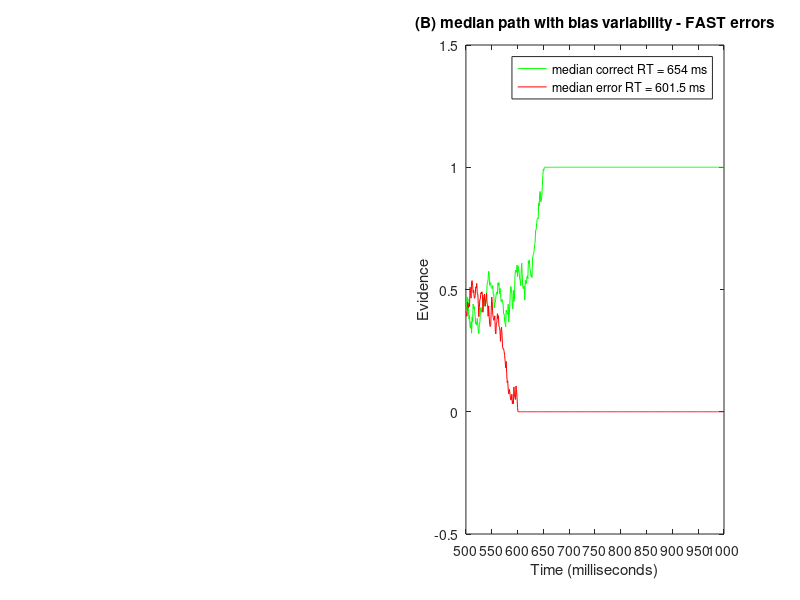

Recreate this plot in MATLAB.
%%% Assignment3 Zhibin

% Variation in beta
clear;clc;

%fix step size
dt = 0.001;
%parameter 
ndt = 0.5; %NON-DECISION TIME
mu = 0.5;  %BY CONVENTION MU MUST BE POSITIVE 
sd = 1;   %THIS IS VARIABILITY WITHIN THE WALK.  KEEP FIXED AT 1. 
nsteps = 2500; %MAX LENGTH OF WALK.  INCREASE TILL WARNING GOES AWAY
ntrials = 500; %NUMBER OF RUNS
criterion=1;


%set random number seed 
rng(19680104);


% Bias=rand(1,ntrials); % random distribution
% Bias=0.5+0.5*(0.5-Bias); % Set Mu between 0.25 to 0.75
% hist(Bias); % examine the distribution of Mu

% Bias=normrnd(0.5*dt,2*sqrt(dt),[1, ntrials]);% normal distribution
% Bias=0.5+Bias;
% hist(Bias); % examine the distribution of Mu

Bias=linspace(0.1,0.9,ntrials); % uniform distribution
% hist(Bias); % examine the distribution of Mu

% close all;

%OUTPUT VARIABLES
sample = zeros(1,nsteps+1);   %This is a single random draw from normal distribution
path = zeros(ntrials,nsteps+1); %This is all the random walks
rt = zeros(ntrials,1);  %These are the rts across trials 
correct = zeros(ntrials,1); %This is accuracy data. ZERO IS WRONG, ONE IS RIGHT


%LOOP OVER ntrials.  
for j = 1:ntrials
    goodpath = 0;
    while goodpath == 0 
        draw = normrnd(mu*dt,sd*sqrt(dt),[1,nsteps]);  %DRAW A WALK
        sample(1) = Bias(j); %START AT BIAS
        sample(2:nsteps+1) = draw; 
        walk = cumsum(sample); %SUM THE WALK.   
        crossbnd = find((walk > 1) |(walk < 0)); %TEST BOTH BOUNDARIES  
        if ~isempty(crossbnd) %TEST IF IT CROSSED ONE OF THE BOUNDARIES AT LEAST
            goodpath = 1; %WALK IS GOOD, SET TO 1 TO EXIT WHILE LOOP
            path(j,:) = walk; %SAVE THE WALK
        else
            display('Bad Walk') %NOTIFY BAD WALK AND DRAW AGAIN LOWER
        end;
    end;
    rt(j) = crossbnd(1);  %RT IS FIRST CROSSING
    if path(j,rt(j)) > criterion  %TEST IF CORRECT
        path(j,rt(j):end) = criterion; %SET THE REST OF WALK TO BOUNDARY
        correct(j) = 1; %INDICATE CORRECT TRIAL
    else %TRIALIS INCORRECT
        path(j,rt(j):end) = 0; %SET THE REST OF WALK TO ZERO. 
    end; 
    %Add Non-decision time
    rt(j) = rt(j) + ndt/dt;	
end

%compute accuracy
accuracy = mean(correct);  %COMPUTER FRACTION CORRECT

% RT for correct and error response
errorrt = rt(find(correct == 0));  % THIS IS JUST THE INCORRECT TRIALS
correctrt = rt(find(correct == 1)); %THIS IS JUST THE CORRECT TRIALS
% mean RT for correct and error response
correctrtM=median(correctrt);
errorrtM=median(errorrt); % should be fast errors


%plot all the random walks. 
subplot(1,2,2);
pathCorret=path(find(correct == 1),:);
pathError=path(find(correct == 0),:);
C=(correctrt-correctrtM).^2;
E=(errorrt-errorrtM).^2;
Pc=pathCorret(find(C==min(C)),:);
Pe=pathError(find(E==min(E)),:);
% Pc=pathCorret(find(correctrt==correctrtM),:);
% Pe=pathError(find(errorrt==errorrtM),:);
plot(Pc(1,:)','g');
hold on;
plot(Pe(1,:)','r');
xlabel('Time (milliseconds)');
ylabel('Evidence');
set(gca,'YLim',[-0.5 criterion+0.5]);
set(gca,'XLim',[0 500]);
xticks(linspace(0,500,11));
xticklabels(linspace(500,1000,11));
correctTXT=['median correct RT = ' num2str(correctrtM) ' ms'];
errorTXT=['median error RT = ' num2str(errorrtM) ' ms'];

legend(correctTXT,errorTXT);
title('(B) median path with bias variability - FAST errors')
%Make a histogram of mean random walks. 


